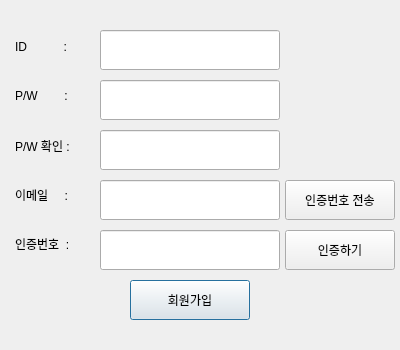
<?xml version="1.0" encoding="UTF-8"?>
<ui version="4.0">
 <class>Dialog</class>
 <widget class="QDialog" name="Dialog">
  <property name="geometry">
   <rect>
    <x>0</x>
    <y>0</y>
    <width>400</width>
    <height>350</height>
   </rect>
  </property>
  <property name="windowTitle">
   <string>General 5ho</string>
  </property>
  <property name="windowIcon">
   <iconset>
    <normaloff>../icon/dron.jpeg</normaloff>../icon/dron.jpeg</iconset>
  </property>
  <widget class="QWidget" name="layoutWidget">
   <property name="geometry">
    <rect>
     <x>10</x>
     <y>20</y>
     <width>85</width>
     <height>251</height>
    </rect>
   </property>
   <layout class="QVBoxLayout" name="verticalLayout_2">
    <property name="spacing">
     <number>5</number>
    </property>
    <property name="leftMargin">
     <number>5</number>
    </property>
    <property name="topMargin">
     <number>5</number>
    </property>
    <property name="rightMargin">
     <number>5</number>
    </property>
    <property name="bottomMargin">
     <number>5</number>
    </property>
    <item>
     <widget class="QLabel" name="ID_Label">
      <property name="text">
       <string>ID           :</string>
      </property>
     </widget>
    </item>
    <item>
     <widget class="QLabel" name="PW_Label">
      <property name="text">
       <string>P/W        :</string>
      </property>
     </widget>
    </item>
    <item>
     <widget class="QLabel" name="PW_Check_Label">
      <property name="text">
       <string>P/W 확인 :</string>
      </property>
     </widget>
    </item>
    <item>
     <widget class="QLabel" name="Email_Label">
      <property name="text">
       <string>이메일     :</string>
      </property>
     </widget>
    </item>
    <item>
     <widget class="QLabel" name="Check_Num_Label">
      <property name="text">
       <string>인증번호  :</string>
      </property>
     </widget>
    </item>
   </layout>
  </widget>
  <widget class="QPushButton" name="Signup_pushButton">
   <property name="geometry">
    <rect>
     <x>130</x>
     <y>280</y>
     <width>120</width>
     <height>40</height>
    </rect>
   </property>
   <property name="text">
    <string>회원가입</string>
   </property>
  </widget>
  <widget class="QPushButton" name="Check_Num_pusthButton">
   <property name="geometry">
    <rect>
     <x>285</x>
     <y>230</y>
     <width>110</width>
     <height>40</height>
    </rect>
   </property>
   <property name="sizePolicy">
    <sizepolicy hsizetype="Fixed" vsizetype="Fixed">
     <horstretch>0</horstretch>
     <verstretch>0</verstretch>
    </sizepolicy>
   </property>
   <property name="text">
    <string>인증하기</string>
   </property>
  </widget>
  <widget class="QPushButton" name="Check_Num_trans_pushButton">
   <property name="geometry">
    <rect>
     <x>285</x>
     <y>180</y>
     <width>110</width>
     <height>40</height>
    </rect>
   </property>
   <property name="sizePolicy">
    <sizepolicy hsizetype="Fixed" vsizetype="Fixed">
     <horstretch>0</horstretch>
     <verstretch>0</verstretch>
    </sizepolicy>
   </property>
   <property name="text">
    <string>인증번호 전송</string>
   </property>
  </widget>
  <widget class="QLineEdit" name="ID_editText">
   <property name="geometry">
    <rect>
     <x>100</x>
     <y>30</y>
     <width>180</width>
     <height>40</height>
    </rect>
   </property>
  </widget>
  <widget class="QLineEdit" name="PW_editText">
   <property name="geometry">
    <rect>
     <x>100</x>
     <y>80</y>
     <width>180</width>
     <height>40</height>
    </rect>
   </property>
   <property name="echoMode">
    <enum>QLineEdit::Password</enum>
   </property>
  </widget>
  <widget class="QLineEdit" name="PW_Check_editText">
   <property name="geometry">
    <rect>
     <x>100</x>
     <y>130</y>
     <width>180</width>
     <height>40</height>
    </rect>
   </property>
   <property name="echoMode">
    <enum>QLineEdit::Password</enum>
   </property>
  </widget>
  <widget class="QLineEdit" name="Email_editText">
   <property name="geometry">
    <rect>
     <x>100</x>
     <y>180</y>
     <width>180</width>
     <height>40</height>
    </rect>
   </property>
  </widget>
  <widget class="QLineEdit" name="Check_Num_editText">
   <property name="geometry">
    <rect>
     <x>100</x>
     <y>230</y>
     <width>180</width>
     <height>40</height>
    </rect>
   </property>
   <property name="inputMethodHints">
    <set>Qt::ImhNone</set>
   </property>
  </widget>
 </widget>
 <resources/>
 <connections>
  <connection>
   <sender>Check_Num_pusthButton</sender>
   <signal>clicked()</signal>
   <receiver>Dialog</receiver>
   <slot>open()</slot>
   <hints>
    <hint type="sourcelabel">
     <x>350</x>
     <y>255</y>
    </hint>
    <hint type="destinationlabel">
     <x>306</x>
     <y>294</y>
    </hint>
   </hints>
  </connection>
 </connections>
 <slots>
  <slot>slot1_test()</slot>
 </slots>
</ui>
